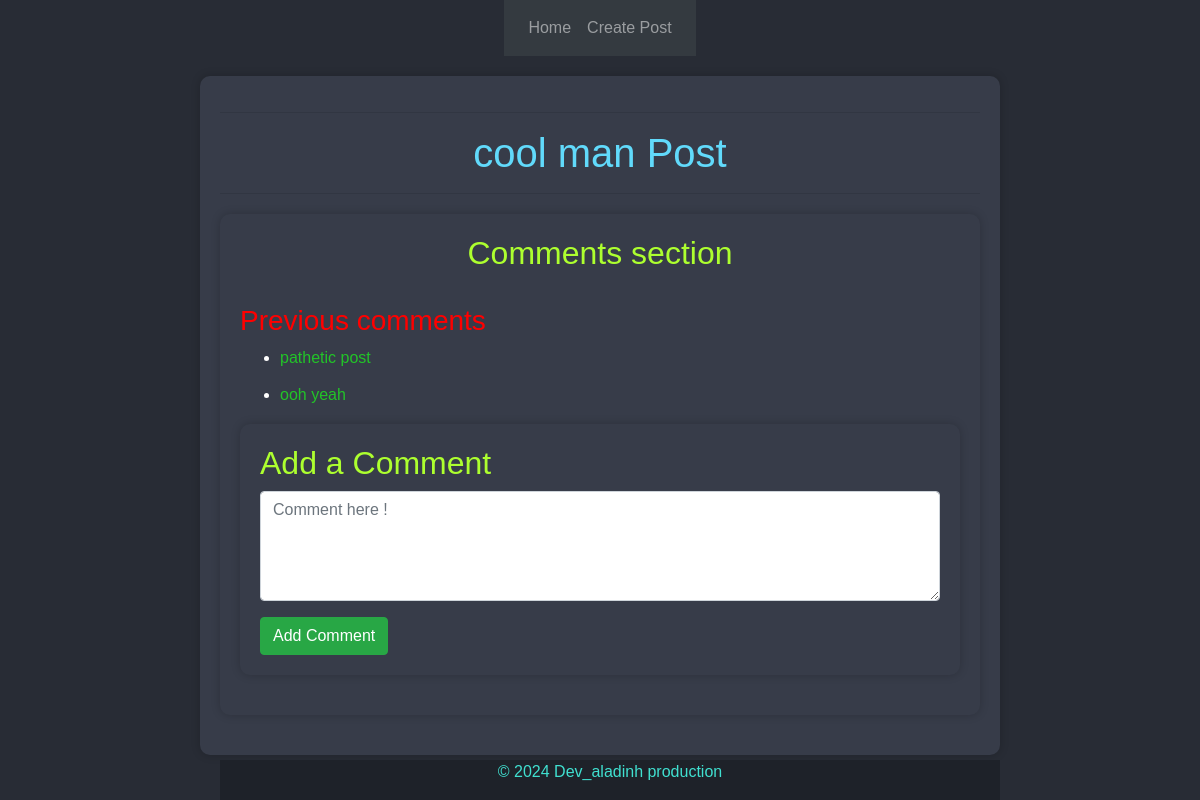
/post/5/, run on the app's committed database.
### comments/models.py (models this page shows, shortened)
class Post(models.Model):
    title = models.CharField(max_length=50)
    caption = models.TextField()

class Comment(models.Model):
    post = models.ForeignKey('Post', on_delete=models.CASCADE)
    content = models.TextField()

### comments/views.py (the view)
# urls.py: path('post/<int:id>/', views.post_detailview, name='post_detail'),
def post_detailview(request, id):
    post = get_object_or_404(Post, id=id)
    if request.method == 'POST':
        cf = CommentForm(request.POST)
        if cf.is_valid():
            comment = cf.save(commit=False)
            comment.post = post
            comment.save()
            return redirect('home')
    else:
        cf = CommentForm()
    context = {
        'post': post,
        'comment_form': cf,
    }
    return render(request, 'post_detail.html', context)

### comments/forms.py
class CommentForm(forms.ModelForm):
    content = forms.CharField(label ="", widget = forms.Textarea(
    attrs ={
        'class':'form-control',
        'placeholder':'Comment here !',
        'rows':4,
        'cols':50
    }))
    class Meta:
        model = Comment
        fields =['content']

### comments/templates/post_detail.html (shortened to what this page needs)
{% extends 'base.html' %}
{% block content %}
<!DOCTYPE html>
<html lang="en">
<head>
</head>
<body>
    <section>
        <hr>
        <h1 align="center">{{ post.title }} Post</h1>
        <hr>
        <section>
            <h2 align="center">Comments section</h2><br>
            <h3>Previous comments</h3>
            {% for comment in post.comment_set.all %}
                <ul>
                    <li>
                        <h6> {{ comment.content }} </h6>
                    </li>
                </ul>
            {% empty %}
                <p>No comments yet. Be the first to comment!</p>
            {% endfor %}
            <section>
                <h2>Add a Comment</h2>
                <form method='POST'>
                    {{ comment_form.as_p }}
                    <button type="submit" class="btn btn-success">Add Comment</button>
                </form>
            </section>
        </section>
        <footer>
            <p>&copy; 2024 Dev_aladinh production</p>
        </footer>
    </section>
</body>
</html>
{% endblock %}

### comments/templates/post_detail.html (style rules this page uses)
body { display: flex; font-family: 'Arial', sans-serif; margin: 0; padding: 0; background-color: #282c35; color: #fff; align-items: center; flex-direction: column; text-align: left; }
section { max-width: 800px; margin: 20px auto; padding: 20px; background-color: #373c49; box-shadow: 0 0 10px rgba(0, 0, 0, 0.2); border-radius: 10px; }
footer { background-color: #1e2229; color: turquoise; text-align: center; padding: 0em 0; position: fixed; bottom: 0; width: 65%; }
h1 { color: #61dafb; }
h2 { color: greenyellow; }
h3 { color: red; }
h6 { color: rgb(34, 196, 40); }

### data on the page
Post: title "cool man"
Comment: content "pathetic post"
Comment: content "ooh yeah"
